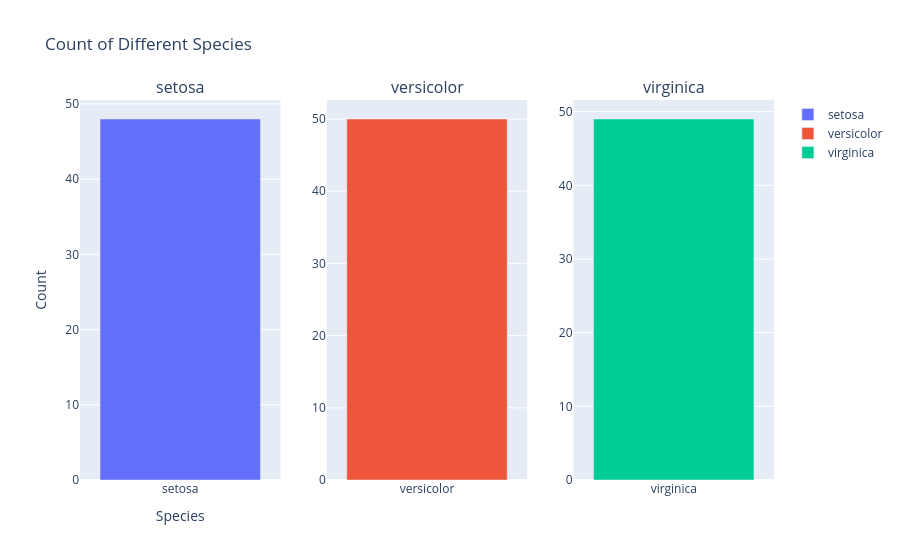

The notebook cell saved with this chart:
### Markdown cell above
## Bar plot

### Code cell
fig = make_subplots(rows=1, cols=len(species), subplot_titles=species)

for i, sp in enumerate(species, start=1):
    species_data = irisdf[irisdf['species'] == sp]
    count = species_data.shape[0]

    fig.add_trace(
        go.Bar(x=[sp], y=[count], name=sp),
        row=1, col=i
    )

fig.update_layout(
    title_text='Count of Different Species',  
    xaxis_title='Species',
    yaxis_title='Count',
)
fig.show()

fig.write_html("barplot.html")

### Figure 1 — Plotly figure (JSON) as saved in the notebook; plotly's stock layout.template omitted (floating-point values rounded to 4 significant figures)
{"data": [{"name": "setosa", "type": "bar", "x": ["setosa"], "xaxis": "x", "y": [48], "yaxis": "y"}, {"name": "versicolor", "type": "bar", "x": ["versicolor"], "xaxis": "x2", "y": [50], "yaxis": "y2"}, {"name": "virginica", "type": "bar", "x": ["virginica"], "xaxis": "x3", "y": [49], "yaxis": "y3"}], "layout": {"annotations": [{"font": {"size": 16}, "showarrow": false, "text": "setosa", "x": 0.1444, "xanchor": "center", "xref": "paper", "y": 1, "yanchor": "bottom", "yref": "paper"}, {"font": {"size": 16}, "showarrow": false, "text": "versicolor", "x": 0.5, "xanchor": "center", "xref": "paper", "y": 1, "yanchor": "bottom", "yref": "paper"}, {"font": {"size": 16}, "showarrow": false, "text": "virginica", "x": 0.8556, "xanchor": "center", "xref": "paper", "y": 1, "yanchor": "bottom", "yref": "paper"}], "title": {"text": "Count of Different Species"}, "xaxis": {"anchor": "y", "domain": [0, 0.2889], "title": {"text": "Species"}}, "xaxis2": {"anchor": "y2", "domain": [0.3556, 0.6444]}, "xaxis3": {"anchor": "y3", "domain": [0.7111, 1]}, "yaxis": {"anchor": "x", "domain": [0, 1], "title": {"text": "Count"}}, "yaxis2": {"anchor": "x2", "domain": [0, 1]}, "yaxis3": {"anchor": "x3", "domain": [0, 1]}}}
